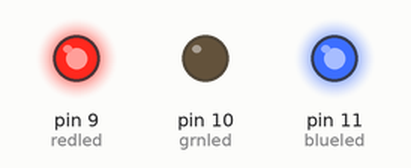
Simulated run of this sketch. Board: Arduino Uno, built with avr-gcc and run on an emulated ATmega328P. Shown: output pins drawn as LEDs (lit = HIGH).

Above: at 0.5 s.
At 2.5 s:
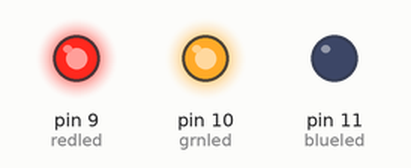
At 4.5 s:
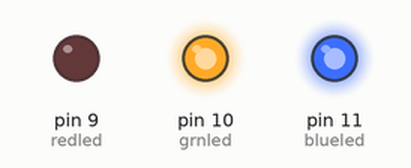
At 5.5 s:
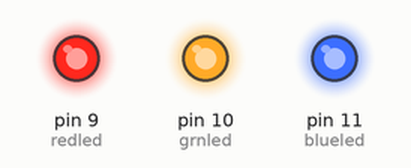
Timing chart, 0 to 7.8 s (numbered marks = the images above):
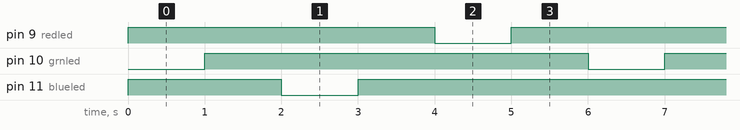

Measured:
- by itself, pin 9 (redled), pin 10 (grnled), pin 11 (blueled): alternates HIGH for 5.0 s and LOW for 1.0 s
- by itself, everything shown: repeats every 6.0 s, in 6 steps

The sketch:

rgbled.ino
```cpp
int redled =9;
int grnled = 10;
int blueled= 11;

void setup() {
  // put your setup code here, to run once:

 pinMode(redled, OUTPUT);
 pinMode(grnled, OUTPUT);
 pinMode(blueled, OUTPUT);

 digitalWrite(redled, HIGH);

 digitalWrite(grnled, HIGH);

 digitalWrite(blueled, HIGH);

}

void loop() {
  digitalWrite(grnled, LOW);
  delay(1000);
  digitalWrite(grnled, HIGH);
  delay(1000);
  digitalWrite(blueled, LOW);
  delay(1000);
  digitalWrite(blueled, HIGH);
  delay(1000);
  digitalWrite(redled, LOW);
  delay(1000);
  digitalWrite(redled, HIGH);
  delay(1000);


}
```
